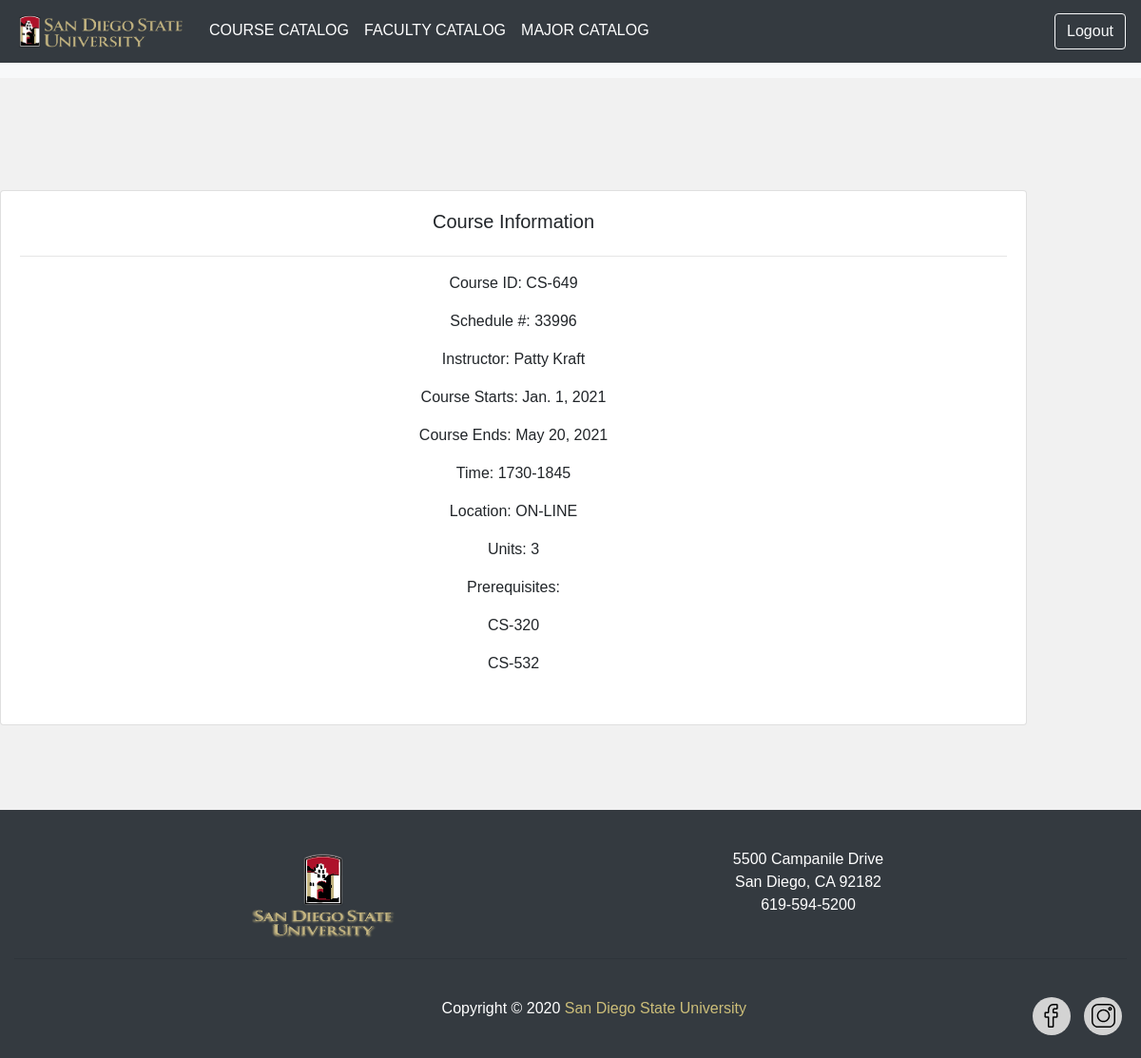
Page /accounts/catalog/course/5 (signed in) on the committed database.
### school/models.py (models this page shows, shortened)
class Course(models.Model):
    NUM_UNITS = (
        ('1', '1'),
        ('2', '2'),
        ('3', '3'),
        ('4', '4'),
        ('5', '5'),
    )
    COURSE_LEVEL = (
        ('Lower-division', 'Lower-division'),
        ('Upper-division', 'Upper-division'),
        ('Graduate', 'Graduate'),
    )
    course_id = models.CharField(max_length=200, null=True)
    schedule_number = models.CharField(max_length=200, null=True)
    title = models.CharField(max_length=200, null=True)
    units = models.CharField(max_length=200, null=True, choices=NUM_UNITS, default='3')
    time = models.CharField(max_length=200, null=True)
    day = models.CharField(max_length=200, null=True)
    location = models.CharField(max_length=200, null=True, blank=True)
    instructor = models.ForeignKey(Faculty, null=True, on_delete=models.SET_NULL)
    capacity = models.IntegerField(null=True, default=0)
    seats_open = models.IntegerField(null=True, default=capacity)
    course_level = models.CharField(max_length=200, null=True, choices=COURSE_LEVEL, default='Lower-division')
    semester = models.CharField(max_length=200, null=True)
    start_date = models.DateField(null=True)
    end_date = models.DateField(null=True)
    department = models.ForeignKey(Department, null=True, on_delete=models.SET_NULL)
    prerequisites = models.ManyToManyField('Course', blank=True, default="")
    def __str__(self):
        return self.course_id

class Faculty(models.Model):
    user = models.OneToOneField(CustomUser, null=True, on_delete=models.CASCADE)
    department = models.ForeignKey(Department, null=True, on_delete=models.SET_NULL)
    name = models.CharField(max_length=200, null=True)
    date_of_birth = models.DateField(default=timezone.now)
    address = models.CharField(max_length=200, null=True)
    email = models.CharField(max_length=200, null=True, blank=True)
    title = models.CharField(max_length=200, null=True)
    office_phone = models.CharField(max_length=200, null=True)
    office_number = models.CharField(max_length=200, null=True)
    office_hours = models.CharField(max_length=200, null=True)
    def __str__(self):
        return self.name

### school/views.py (the view)
# urls.py: path('catalog/course/<int:pk>', views.course_details, name='course_detail'),
@login_required(login_url='login')
def course_details(request, pk):
    course = Course.objects.get(id=pk)
    prerequisites = course.prerequisites.all()
    context = {'course': course,
               'prerequisites': prerequisites}
    return render(request, 'school/course/detail.html', context)

### school/templates/school/course/detail.html
{% extends 'school/base.html' %}
{% block content %}
<div class="row">
	<div class="col-md">
		<div class="card card-body">
			<h5>Course Information</h5>
			<hr>
			<p>Course ID: {{course.course_id}}</p>
			<p>Schedule #: {{course.schedule_number}}</p>
            <p>Instructor: {{course.instructor}}</p>
			<p>Course Starts: {{course.start_date}}</p>
			<p>Course Ends: {{course.end_date}}</p>
			<p>Time: {{course.time}}</p>
			<p>Location: {{course.location}}</p>
            <p>Units: {{course.units}}</p>
            <p>Prerequisites:
				{% for prereq_course in prerequisites %}
					{{prereq_course|linebreaks}}
				{% endfor %}
			</p>
		</div>
	</div>
</div>
{% endblock %}

### school/static/assets/css/styles.css (style rules this page uses)
* { margin: 0; padding: 0; box-sizing: border-box; }
body { font-family: Arial, Helvetica, sans-serif; background-color: #f1f1f1; position: relative; min-height: 100vh; }

### rows in the picture
Course: course_id "CS-649", schedule_number "33996", instructor "Patty Kraft", start_date "Jan. 1, 2021", end_date "May 20, 2021", time "1730-1845", location "ON-LINE", units "3"
Course: course "CS-320"
Course: course "CS-532"
